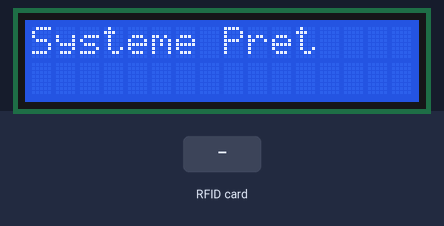
Simulated run of this sketch. Board: Arduino Uno, built with avr-gcc and run on an emulated ATmega328P. Shown: 16×2 character LCD. The test bench sets the inputs (shaded band). The local clock reads 2024-03-15 10:24:30 at power-on unless the sketch sets it; what the sketch prints to the serial monitor is not drawn.

Above: at 0.2 s.
3.4 s: RFID card 5E 7A 19 C4 held to the reader
At 4.3 s:
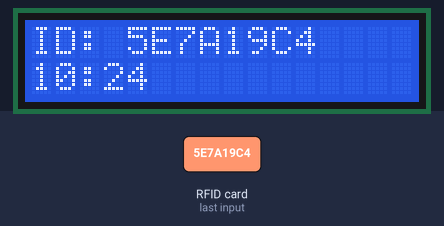
Timing chart, 0 to 6.4 s (numbered marks = the images above; inputs shaded):
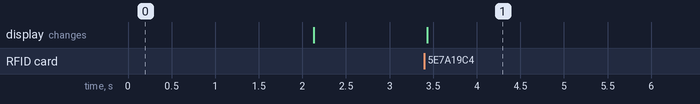

Measured:
- after the input at 3.4 s, the display: changes at once (image 1)

The sketch:

arduino.ino
```cpp
#include <SPI.h>
#include <MFRC522.h>
#include <Wire.h>
#include <LiquidCrystal_I2C.h>
#include <RTClib.h>

#define SS_PIN 10
#define RST_PIN 9
MFRC522 rfid(SS_PIN, RST_PIN);
RTC_DS3231 rtc;
LiquidCrystal_I2C lcd(0x27, 16, 2);

String lastUID = "";

void setup() {
  Serial.begin(9600);
  SPI.begin();
  rfid.PCD_Init();
  lcd.begin(16, 2);
  lcd.backlight();
  rtc.begin();

  lcd.print("Systeme Pret");
  delay(2000);
  lcd.clear();
}

void loop() {
  if (!rfid.PICC_IsNewCardPresent() || !rfid.PICC_ReadCardSerial())
    return;

  String uid = "";
  for (byte i = 0; i < rfid.uid.size; i++) {
    uid += String(rfid.uid.uidByte[i], HEX);
  }

  uid.toUpperCase();
  DateTime now = rtc.now();

  lcd.clear();
  lcd.setCursor(0, 0);
  lcd.print("ID: " + uid);

  lcd.setCursor(0, 1);
  lcd.print(now.hour(), DEC);
  lcd.print(":");
  lcd.print(now.minute(), DEC);
  lcd.print(" ");

  if (uid != lastUID) {
    Serial.print("Pointage: ");
    Serial.print(uid);
    Serial.print(" à ");
    Serial.print(now.timestamp());
    Serial.println();

    lastUID = uid;
    delay(3000);  // Anti double scan
  }

  rfid.PICC_HaltA();
}
```
